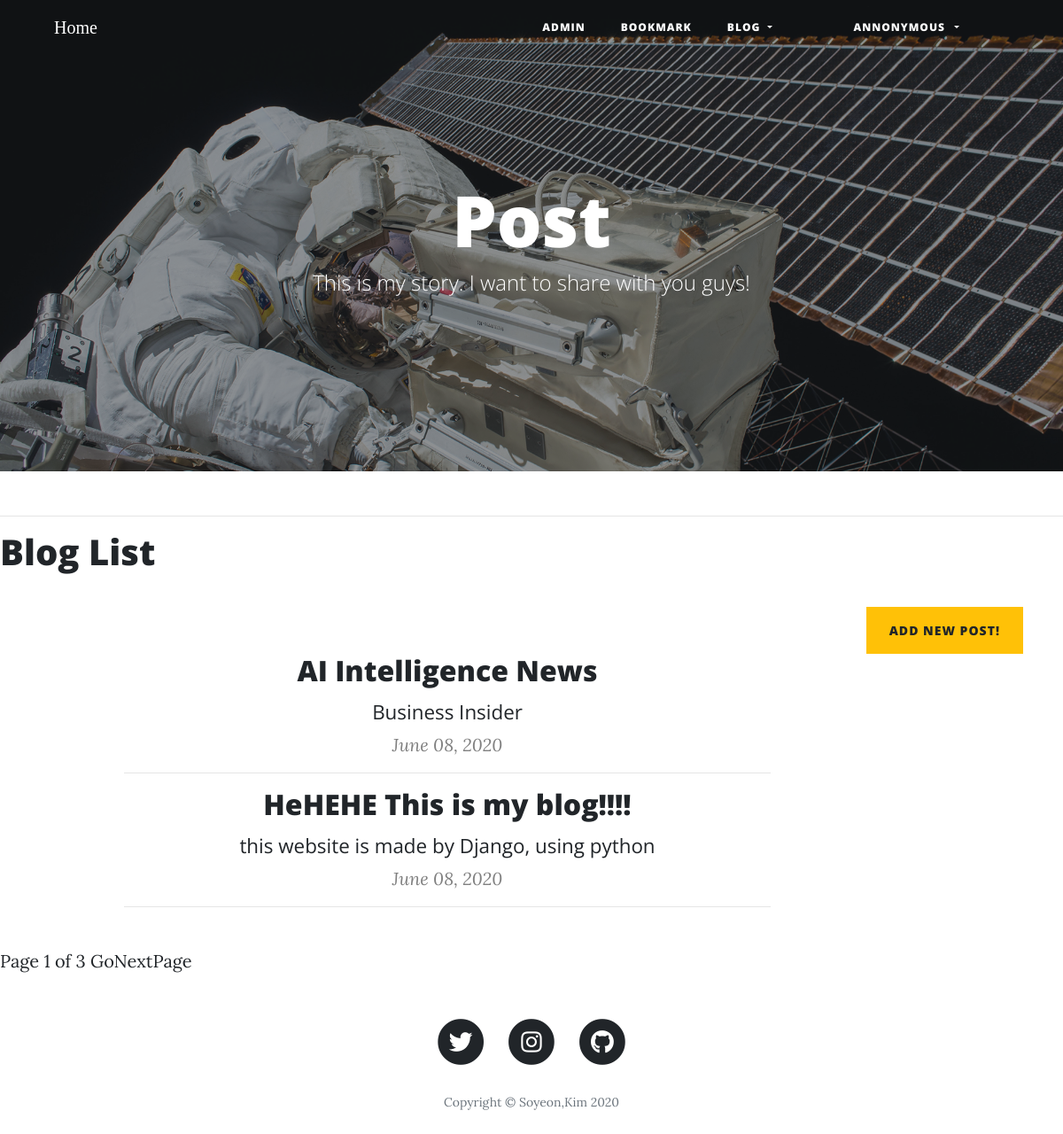
Screenshot of /blog/ with the database file from the repository.
### blog/models.py (models this page shows, shortened)
class Post(models.Model):
    title = models.CharField(verbose_name='TITLE', max_length=50)
    slug = models.SlugField('SLUG', unique=True, allow_unicode=True, help_text='one word for title alias')
    description = models.CharField('DESCRIPTION', max_length=100, blank=True, help_text='simple description text')
    content = models.TextField('CONTENT')
    create_dt = models.DateTimeField('CREATE DATE', auto_now_add=True)
    modify_dt = models.DateTimeField('MODIFY DATE', auto_now=True)
    owner = models.ForeignKey(User, on_delete=models.CASCADE, blank=True, null=True)
    tags = TaggableManager(blank=True)
    class Meta:
        verbose_name = 'post'
        verbose_name_plural = 'posts'
        db_table = 'blog_posts'
        ordering = ('-modify_dt',)
    def get_absolute_url(self):
        return reverse('blog:post_detail', args=(self.slug,))

### blog/views.py (the view)
# urls.py: path('',views.PostLV.as_view(), name='index'),
class PostLV(ListView):
    model = Post
    template_name = 'blog/post_all.html'
    context_object_name = 'posts'
    paginate_by = 2

### blog/templates/blog/post_all.html (shortened to what this page needs)
{% extends 'base.html' %}
{%load static%}
{% block header %}
  <header class="masthead" style="background-image: url('{% static 'img/post-bg.jpg'%}'">
    <div class="overlay"></div>
    <div class="container">
      <div class="row">
        <div class="col-lg-8 col-md-10 mx-auto">
          <div class="site-heading">
            <h1>Post</h1>
            <span class="subheading">This is my story. I want to share with you guys!</span>
          </div>
        </div>
      </div>
    </div>
  </header>
{% endblock %}
{% block content %}
<h1>Blog List</h1>
<br>
<div class="container">
    <a href="{% url 'blog:add'%}" class="btn btn-warning btn-sm float-right" role="button" aria-pressed="true">Add new post!</a>
    <center>
    <div class="row">
      <div class="col-lg-8 col-md-10 mx-auto">
        <div class="post-preview">
          <a href="post.html">
          {% for post in posts %}
            <h2 class="post-title"><a href='{{ post.get_absolute_url }}'>{{ post.title }}</a>
            </h2>
              <h3 class="post-subtitle"> <small>{{ post.description }}</small>
            </h3>
          </a>
            <i><font color=gray>{{ post.modify_dt|date:"N d, Y" }}</font></i>
          <hr>
        </div>
          {% endfor %}
      </div>
    </div>
<br>
<div>
    <span>
        Page {{ page_obj.number }} of {{ page_obj.paginator.num_pages}}
        {% if page_obj.has_next %}
            <a href="?page={{ page_obj.next_page_number }}">GoNextPage</a>
        {% endif %}
    </span>
</div>
{% endblock %}

### rows the page displays
Post: title "AI Intelligence News", description "Business Insider", modify_dt "June 08, 2020"
Post: title "HeHEHE This is my blog!!!!", description "this website is made by Django, using python", modify_dt "June 08, 2020"

### other values shown
{{ page_obj.number }} "1"
{{ page_obj.paginator.num_pages }} "3"
